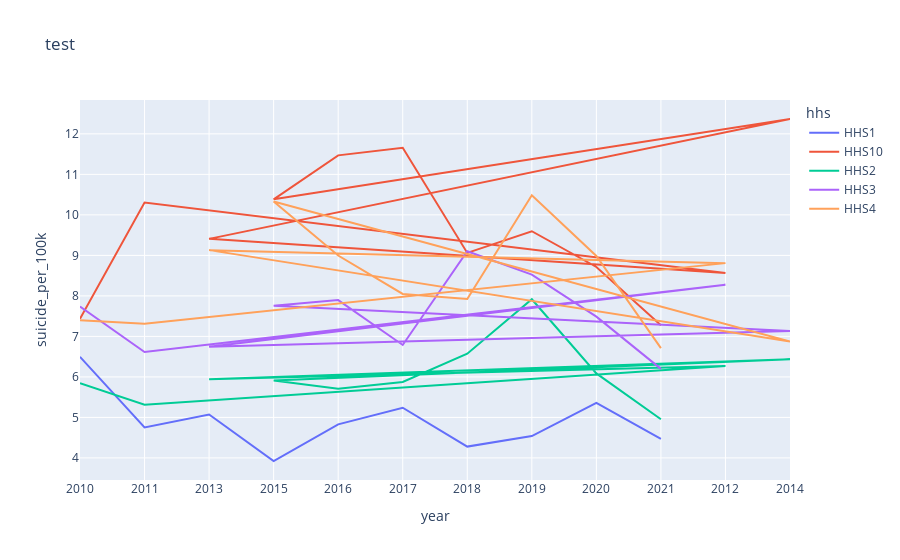

Notebook code cell kept with this figure:
### Code cell
px.line(
    res,
    x="year",
    y="suicide_per_100k",
    color="hhs",
    title="test", 
    category_orders={'year': res["year"]} # str(subpop),
)

### Figure 1 — Plotly figure (JSON) as saved in the notebook; plotly's stock layout.template omitted (floating-point values rounded to 4 significant figures)
{"data": [{"hovertemplate": "hhs=HHS1<br>year=%{x}<br>suicide_per_100k=%{y}<extra></extra>", "legendgroup": "HHS1", "line": {"color": "#636efa", "dash": "solid"}, "marker": {"symbol": "circle"}, "mode": "lines", "name": "HHS1", "orientation": "v", "showlegend": true, "type": "scatter", "x": ["2010", "2011", "2013", "2015", "2016", "2017", "2018", "2019", "2020", "2021"], "xaxis": "x", "y": [6.495, 4.751, 5.073, 3.924, 4.828, 5.239, 4.28, 4.541, 5.362, 4.468], "yaxis": "y"}, {"hovertemplate": "hhs=HHS10<br>year=%{x}<br>suicide_per_100k=%{y}<extra></extra>", "legendgroup": "HHS10", "line": {"color": "#EF553B", "dash": "solid"}, "marker": {"symbol": "circle"}, "mode": "lines", "name": "HHS10", "orientation": "v", "showlegend": true, "type": "scatter", "x": ["2010", "2011", "2012", "2013", "2014", "2015", "2016", "2017", "2018", "2019", "2020", "2021"], "xaxis": "x", "y": [7.433, 10.3, 8.564, 9.408, 12.37, 10.38, 11.47, 11.66, 9.061, 9.596, 8.713, 7.273], "yaxis": "y"}, {"hovertemplate": "hhs=HHS2<br>year=%{x}<br>suicide_per_100k=%{y}<extra></extra>", "legendgroup": "HHS2", "line": {"color": "#00cc96", "dash": "solid"}, "marker": {"symbol": "circle"}, "mode": "lines", "name": "HHS2", "orientation": "v", "showlegend": true, "type": "scatter", "x": ["2010", "2011", "2012", "2013", "2014", "2015", "2016", "2017", "2018", "2019", "2020", "2021"], "xaxis": "x", "y": [5.843, 5.311, 6.272, 5.942, 6.438, 5.91, 5.709, 5.876, 6.572, 7.918, 6.087, 4.953], "yaxis": "y"}, {"hovertemplate": "hhs=HHS3<br>year=%{x}<br>suicide_per_100k=%{y}<extra></extra>", "legendgroup": "HHS3", "line": {"color": "#ab63fa", "dash": "solid"}, "marker": {"symbol": "circle"}, "mode": "lines", "name": "HHS3", "orientation": "v", "showlegend": true, "type": "scatter", "x": ["2010", "2011", "2012", "2013", "2014", "2015", "2016", "2017", "2018", "2019", "2020", "2021"], "xaxis": "x", "y": [7.736, 6.616, 8.277, 6.745, 7.132, 7.754, 7.896, 6.789, 9.103, 8.524, 7.487, 6.199], "yaxis": "y"}, {"hovertemplate": "hhs=HHS4<br>year=%{x}<br>suicide_per_100k=%{y}<extra></extra>", "legendgroup": "HHS4", "line": {"color": "#FFA15A", "dash": "solid"}, "marker": {"symbol": "circle"}, "mode": "lines", "name": "HHS4", "orientation": "v", "showlegend": true, "type": "scatter", "x": ["2010", "2011", "2012", "2013", "2014", "2015", "2016", "2017", "2018", "2019", "2020", "2021"], "xaxis": "x", "y": [7.401, 7.313, 8.809, 9.13, 6.874, 10.33, 8.997, 8.048, 7.922, 10.48, 8.985, 6.711], "yaxis": "y"}], "layout": {"legend": {"title": {"text": "hhs"}, "tracegroupgap": 0}, "title": {"text": "test"}, "xaxis": {"anchor": "y", "categoryarray": ["2010", "2011", "2013", "2015", "2016", "2017", "2018", "2019", "2020", "2021", "2010", "2011", "2012", "2013", "2014", "2015", "2016", "2017", "2018", "2019", "2020", "2021", "2010", "2011", "2012", "2013", "2014", "2015", "2016", "2017", "2018", "2019", "2020", "2021", "2010", "2011", "2012", "2013", "2014", "2015", "2016", "2017", "2018", "2019", "2020", "2021", "2010", "2011", "2012", "2013", "2014", "2015", "2016", "2017", "2018", "2019", "2020", "2021"], "categoryorder": "array", "domain": [0, 1], "title": {"text": "year"}}, "yaxis": {"anchor": "x", "domain": [0, 1], "title": {"text": "suicide_per_100k"}}}}
